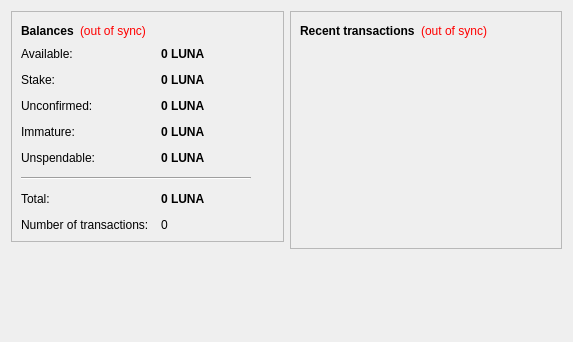
<?xml version="1.0" encoding="UTF-8"?>
<ui version="4.0">
 <class>OverviewPage</class>
 <widget class="QWidget" name="OverviewPage">
  <property name="geometry">
   <rect>
    <x>0</x>
    <y>0</y>
    <width>573</width>
    <height>342</height>
   </rect>
  </property>
  <property name="windowTitle">
   <string>Form</string>
  </property>
  <layout class="QHBoxLayout" name="horizontalLayout" stretch="1,1">
   <item>
    <layout class="QVBoxLayout" name="verticalLayout_2">
     <item>
      <widget class="QFrame" name="frame">
       <property name="frameShape">
        <enum>QFrame::StyledPanel</enum>
       </property>
       <property name="frameShadow">
        <enum>QFrame::Raised</enum>
       </property>
       <layout class="QVBoxLayout" name="verticalLayout_4">
        <item>
         <layout class="QHBoxLayout" name="horizontalLayout_4">
          <item>
           <widget class="QLabel" name="label_5">
            <property name="font">
             <font>
              <weight>75</weight>
              <bold>true</bold>
             </font>
            </property>
            <property name="text">
             <string>Balances</string>
            </property>
           </widget>
          </item>
          <item>
           <widget class="QLabel" name="labelWalletStatus">
            <property name="toolTip">
             <string>The displayed information may be out of date. Your wallet automatically synchronizes with the LUNA network after a connection is established, but this process has not completed yet.</string>
            </property>
            <property name="styleSheet">
             <string notr="true">QLabel { color: red; }</string>
            </property>
            <property name="text">
             <string notr="true">(out of sync)</string>
            </property>
            <property name="alignment">
             <set>Qt::AlignLeading|Qt::AlignLeft|Qt::AlignVCenter</set>
            </property>
           </widget>
          </item>
          <item>
           <spacer name="horizontalSpacer_2">
            <property name="orientation">
             <enum>Qt::Horizontal</enum>
            </property>
            <property name="sizeHint" stdset="0">
             <size>
              <width>40</width>
              <height>20</height>
             </size>
            </property>
           </spacer>
          </item>
         </layout>
        </item>
        <item>
         <layout class="QFormLayout" name="formLayout_2">
          <property name="fieldGrowthPolicy">
           <enum>QFormLayout::AllNonFixedFieldsGrow</enum>
          </property>
          <property name="horizontalSpacing">
           <number>12</number>
          </property>
          <property name="verticalSpacing">
           <number>12</number>
          </property>
          <item row="0" column="0">
           <widget class="QLabel" name="labelAvailableText">
            <property name="toolTip">
             <string>Your current available balance</string>
            </property>
            <property name="text">
             <string>Available:</string>
            </property>
           </widget>
          </item>
          <item row="0" column="1">
           <widget class="QLabel" name="labelAvailable">
            <property name="font">
             <font>
              <weight>75</weight>
              <bold>true</bold>
             </font>
            </property>
            <property name="cursor">
             <cursorShape>IBeamCursor</cursorShape>
            </property>
            <property name="toolTip">
             <string>Your current available balance</string>
            </property>
            <property name="text">
             <string notr="true">0 LUNA</string>
            </property>
            <property name="alignment">
             <set>Qt::AlignLeading|Qt::AlignLeft|Qt::AlignVCenter</set>
            </property>
            <property name="textInteractionFlags">
             <set>Qt::LinksAccessibleByMouse|Qt::TextSelectableByKeyboard|Qt::TextSelectableByMouse</set>
            </property>
           </widget>
          </item>
          <item row="1" column="0">
           <widget class="QLabel" name="label_6">
            <property name="toolTip">
             <string>Total of coins that was staked, and do not yet count toward the current balance</string>
            </property>
            <property name="text">
             <string>Stake:</string>
            </property>
           </widget>
          </item>
          <item row="1" column="1">
           <widget class="QLabel" name="labelStake">
            <property name="font">
             <font>
              <weight>75</weight>
              <bold>true</bold>
             </font>
            </property>
            <property name="cursor">
             <cursorShape>IBeamCursor</cursorShape>
            </property>
            <property name="toolTip">
             <string>Total of coins that was staked, and do not yet count toward the current balance</string>
            </property>
            <property name="text">
             <string notr="true">0 LUNA</string>
            </property>
            <property name="alignment">
             <set>Qt::AlignLeading|Qt::AlignLeft|Qt::AlignVCenter</set>
            </property>
            <property name="textInteractionFlags">
             <set>Qt::LinksAccessibleByMouse|Qt::TextSelectableByKeyboard|Qt::TextSelectableByMouse</set>
            </property>
           </widget>
          </item>
          <item row="2" column="0">
           <widget class="QLabel" name="label_3">
            <property name="toolTip">
             <string>Total of transactions that have yet to be confirmed, and do not yet count toward the current balance</string>
            </property>
            <property name="text">
             <string>Unconfirmed:</string>
            </property>
           </widget>
          </item>
          <item row="2" column="1">
           <widget class="QLabel" name="labelUnconfirmed">
            <property name="font">
             <font>
              <weight>75</weight>
              <bold>true</bold>
             </font>
            </property>
            <property name="cursor">
             <cursorShape>IBeamCursor</cursorShape>
            </property>
            <property name="toolTip">
             <string>Total of transactions that have yet to be confirmed, and do not yet count toward the current balance</string>
            </property>
            <property name="text">
             <string notr="true">0 LUNA</string>
            </property>
            <property name="alignment">
             <set>Qt::AlignLeading|Qt::AlignLeft|Qt::AlignVCenter</set>
            </property>
            <property name="textInteractionFlags">
             <set>Qt::LinksAccessibleByMouse|Qt::TextSelectableByKeyboard|Qt::TextSelectableByMouse</set>
            </property>
           </widget>
          </item>
          <item row="3" column="0">
           <widget class="QLabel" name="labelImmatureText">
            <property name="toolTip">
             <string>Mined balance that has not yet matured</string>
            </property>
            <property name="text">
             <string>Immature:</string>
            </property>
           </widget>
          </item>
          <item row="3" column="1">
           <widget class="QLabel" name="labelImmature">
            <property name="font">
             <font>
              <weight>75</weight>
              <bold>true</bold>
             </font>
            </property>
            <property name="toolTip">
             <string>Mined balance that has not yet matured</string>
            </property>
            <property name="text">
             <string notr="true">0 LUNA</string>
            </property>
            <property name="alignment">
             <set>Qt::AlignLeading|Qt::AlignLeft|Qt::AlignVCenter</set>
            </property>
            <property name="textInteractionFlags">
             <set>Qt::LinksAccessibleByMouse|Qt::TextSelectableByKeyboard|Qt::TextSelectableByMouse</set>
            </property>
           </widget>
          </item>
          <item row="4" column="0">
           <widget class="QLabel" name="labelBalanceWatchOnlyText">
            <property name="toolTip">
             <string>Your unspendable balance</string>
            </property>
            <property name="text">
             <string>Unspendable:</string>
            </property>
           </widget>
          </item>
          <item row="4" column="1">
           <widget class="QLabel" name="labelBalanceWatchOnly">
            <property name="font">
             <font>
              <weight>75</weight>
              <bold>true</bold>
             </font>
            </property>
            <property name="cursor">
             <cursorShape>IBeamCursor</cursorShape>
            </property>
            <property name="toolTip">
             <string>Your unspendable balance</string>
            </property>
            <property name="text">
             <string notr="true">0 LUNA</string>
            </property>
            <property name="alignment">
             <set>Qt::AlignLeading|Qt::AlignLeft|Qt::AlignVCenter</set>
            </property>
            <property name="textInteractionFlags">
             <set>Qt::LinksAccessibleByMouse|Qt::TextSelectableByKeyboard|Qt::TextSelectableByMouse</set>
            </property>
           </widget>
          </item>
          <item row="5" column="0" colspan="2">
           <widget class="Line" name="line">
            <property name="maximumSize">
             <size>
              <width>230</width>
              <height>16777215</height>
             </size>
            </property>
            <property name="orientation">
             <enum>Qt::Horizontal</enum>
            </property>
           </widget>
          </item>
          <item row="6" column="0">
           <widget class="QLabel" name="labelTotalText">
            <property name="toolTip">
             <string>Your current total balance</string>
            </property>
            <property name="text">
             <string>Total:</string>
            </property>
           </widget>
          </item>
          <item row="6" column="1">
           <widget class="QLabel" name="labelTotal">
            <property name="font">
             <font>
              <weight>75</weight>
              <bold>true</bold>
             </font>
            </property>
            <property name="toolTip">
             <string>Your current total balance</string>
            </property>
            <property name="text">
             <string notr="true">0 LUNA</string>
            </property>
            <property name="alignment">
             <set>Qt::AlignLeading|Qt::AlignLeft|Qt::AlignVCenter</set>
            </property>
            <property name="textInteractionFlags">
             <set>Qt::LinksAccessibleByMouse|Qt::TextSelectableByKeyboard|Qt::TextSelectableByMouse</set>
            </property>
           </widget>
          </item>
          <item row="7" column="0">
           <widget class="QLabel" name="label_2">
            <property name="toolTip">
             <string>Total number of transactions in wallet</string>
            </property>
            <property name="text">
             <string>Number of transactions:</string>
            </property>
           </widget>
          </item>
          <item row="7" column="1">
           <widget class="QLabel" name="labelNumTransactions">
            <property name="toolTip">
             <string>Total number of transactions in wallet</string>
            </property>
            <property name="text">
             <string notr="true">0</string>
            </property>
           </widget>
          </item>
         </layout>
        </item>
       </layout>
      </widget>
     </item>
     <item>
      <spacer name="verticalSpacer">
       <property name="orientation">
        <enum>Qt::Vertical</enum>
       </property>
       <property name="sizeHint" stdset="0">
        <size>
         <width>20</width>
         <height>40</height>
        </size>
       </property>
      </spacer>
     </item>
    </layout>
   </item>
   <item>
    <layout class="QVBoxLayout" name="verticalLayout_3">
     <item>
      <widget class="QFrame" name="frame_2">
       <property name="frameShape">
        <enum>QFrame::StyledPanel</enum>
       </property>
       <property name="frameShadow">
        <enum>QFrame::Raised</enum>
       </property>
       <layout class="QVBoxLayout" name="verticalLayout">
        <item>
         <layout class="QHBoxLayout" name="horizontalLayout_2">
          <item>
           <widget class="QLabel" name="label_4">
            <property name="text">
             <string>&lt;b&gt;Recent transactions&lt;/b&gt;</string>
            </property>
           </widget>
          </item>
          <item>
           <widget class="QLabel" name="labelTransactionsStatus">
            <property name="toolTip">
             <string>The displayed information may be out of date. Your wallet automatically synchronizes with the LUNA network after a connection is established, but this process has not completed yet.</string>
            </property>
            <property name="styleSheet">
             <string notr="true">QLabel { color: red; }</string>
            </property>
            <property name="text">
             <string notr="true">(out of sync)</string>
            </property>
            <property name="alignment">
             <set>Qt::AlignRight|Qt::AlignTrailing|Qt::AlignVCenter</set>
            </property>
           </widget>
          </item>
          <item>
           <spacer name="horizontalSpacer">
            <property name="orientation">
             <enum>Qt::Horizontal</enum>
            </property>
            <property name="sizeHint" stdset="0">
             <size>
              <width>40</width>
              <height>20</height>
             </size>
            </property>
           </spacer>
          </item>
         </layout>
        </item>
        <item>
         <widget class="QListView" name="listTransactions">
          <property name="styleSheet">
           <string notr="true">QListView { background: transparent; }</string>
          </property>
          <property name="frameShape">
           <enum>QFrame::NoFrame</enum>
          </property>
          <property name="verticalScrollBarPolicy">
           <enum>Qt::ScrollBarAlwaysOff</enum>
          </property>
          <property name="horizontalScrollBarPolicy">
           <enum>Qt::ScrollBarAlwaysOff</enum>
          </property>
          <property name="selectionMode">
           <enum>QAbstractItemView::NoSelection</enum>
          </property>
         </widget>
        </item>
       </layout>
      </widget>
     </item>
     <item>
      <spacer name="verticalSpacer_2">
       <property name="orientation">
        <enum>Qt::Vertical</enum>
       </property>
       <property name="sizeHint" stdset="0">
        <size>
         <width>20</width>
         <height>40</height>
        </size>
       </property>
      </spacer>
     </item>
    </layout>
   </item>
  </layout>
 </widget>
 <resources/>
 <connections/>
</ui>
